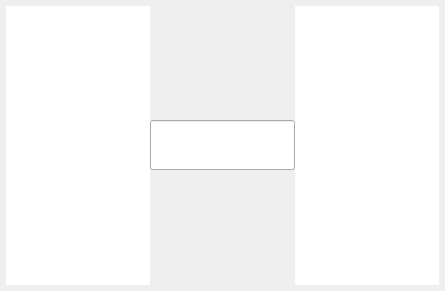
<?xml version="1.0" encoding="UTF-8"?>
<ui version="4.0">
 <class>chatDialogClass</class>
 <widget class="QDialog" name="chatDialogClass">
  <property name="geometry">
   <rect>
    <x>0</x>
    <y>0</y>
    <width>445</width>
    <height>291</height>
   </rect>
  </property>
  <property name="minimumSize">
   <size>
    <width>445</width>
    <height>0</height>
   </size>
  </property>
  <property name="windowTitle">
   <string>Dialog</string>
  </property>
  <property name="styleSheet">
   <string>alternate-background-color: rgb(255, 255, 255);</string>
  </property>
  <layout class="QVBoxLayout" name="verticalLayout">
   <property name="spacing">
    <number>0</number>
   </property>
   <property name="leftMargin">
    <number>6</number>
   </property>
   <property name="topMargin">
    <number>6</number>
   </property>
   <property name="rightMargin">
    <number>6</number>
   </property>
   <property name="bottomMargin">
    <number>6</number>
   </property>
   <item>
    <layout class="QHBoxLayout" name="horizontalLayout">
     <property name="spacing">
      <number>0</number>
     </property>
     <item>
      <widget class="QWidget" name="widget" native="true">
       <property name="sizePolicy">
        <sizepolicy hsizetype="Expanding" vsizetype="Preferred">
         <horstretch>0</horstretch>
         <verstretch>0</verstretch>
        </sizepolicy>
       </property>
       <property name="styleSheet">
        <string>background-color: rgb(255, 255, 255);</string>
       </property>
      </widget>
     </item>
     <item>
      <widget class="QLineEdit" name="lineEdit">
       <property name="minimumSize">
        <size>
         <width>0</width>
         <height>50</height>
        </size>
       </property>
       <property name="alignment">
        <set>Qt::AlignLeading|Qt::AlignLeft|Qt::AlignTop</set>
       </property>
      </widget>
     </item>
     <item>
      <widget class="QWidget" name="widget_2" native="true">
       <property name="sizePolicy">
        <sizepolicy hsizetype="Expanding" vsizetype="Preferred">
         <horstretch>0</horstretch>
         <verstretch>0</verstretch>
        </sizepolicy>
       </property>
       <property name="styleSheet">
        <string>background-color: rgb(255, 255, 255);</string>
       </property>
      </widget>
     </item>
    </layout>
   </item>
  </layout>
 </widget>
 <resources/>
 <connections/>
</ui>
